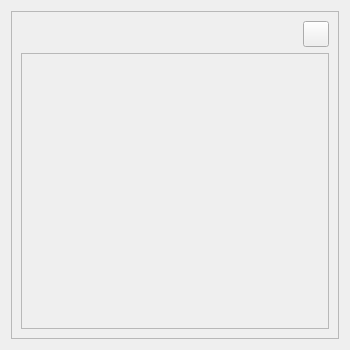
<?xml version="1.0" encoding="UTF-8"?>
<ui version="4.0">
 <class>Form</class>
 <widget class="QWidget" name="Form">
  <property name="geometry">
   <rect>
    <x>0</x>
    <y>0</y>
    <width>350</width>
    <height>350</height>
   </rect>
  </property>
  <property name="minimumSize">
   <size>
    <width>350</width>
    <height>350</height>
   </size>
  </property>
  <property name="maximumSize">
   <size>
    <width>350</width>
    <height>350</height>
   </size>
  </property>
  <property name="windowTitle">
   <string>Form</string>
  </property>
  <layout class="QVBoxLayout" name="verticalLayout">
   <item>
    <widget class="QFrame" name="running_main_frame">
     <property name="frameShape">
      <enum>QFrame::StyledPanel</enum>
     </property>
     <property name="frameShadow">
      <enum>QFrame::Raised</enum>
     </property>
     <layout class="QVBoxLayout" name="verticalLayout_2">
      <item>
       <layout class="QHBoxLayout" name="horizontalLayout">
        <item>
         <widget class="QLabel" name="running_asset_number_label">
          <property name="text">
           <string/>
          </property>
         </widget>
        </item>
        <item>
         <widget class="QPushButton" name="running_close_pushButton">
          <property name="minimumSize">
           <size>
            <width>26</width>
            <height>26</height>
           </size>
          </property>
          <property name="maximumSize">
           <size>
            <width>26</width>
            <height>26</height>
           </size>
          </property>
          <property name="text">
           <string/>
          </property>
          <property name="iconSize">
           <size>
            <width>14</width>
            <height>14</height>
           </size>
          </property>
         </widget>
        </item>
       </layout>
      </item>
      <item>
       <widget class="QScrollArea" name="running_scrollArea">
        <property name="verticalScrollBarPolicy">
         <enum>Qt::ScrollBarAlwaysOff</enum>
        </property>
        <property name="horizontalScrollBarPolicy">
         <enum>Qt::ScrollBarAlwaysOff</enum>
        </property>
        <property name="widgetResizable">
         <bool>true</bool>
        </property>
        <widget class="QWidget" name="scrollAreaWidgetContents">
         <property name="geometry">
          <rect>
           <x>0</x>
           <y>0</y>
           <width>302</width>
           <height>267</height>
          </rect>
         </property>
         <layout class="QVBoxLayout" name="running_items_layout">
          <property name="spacing">
           <number>2</number>
          </property>
          <property name="leftMargin">
           <number>3</number>
          </property>
          <property name="topMargin">
           <number>3</number>
          </property>
          <property name="rightMargin">
           <number>3</number>
          </property>
          <property name="bottomMargin">
           <number>3</number>
          </property>
          <item>
           <spacer name="verticalSpacer">
            <property name="orientation">
             <enum>Qt::Vertical</enum>
            </property>
            <property name="sizeHint" stdset="0">
             <size>
              <width>20</width>
              <height>40</height>
             </size>
            </property>
           </spacer>
          </item>
         </layout>
        </widget>
       </widget>
      </item>
     </layout>
    </widget>
   </item>
  </layout>
 </widget>
 <resources/>
 <connections>
  <connection>
   <sender>running_close_pushButton</sender>
   <signal>clicked()</signal>
   <receiver>Form</receiver>
   <slot>close()</slot>
   <hints>
    <hint type="sourcelabel">
     <x>312</x>
     <y>36</y>
    </hint>
    <hint type="destinationlabel">
     <x>174</x>
     <y>174</y>
    </hint>
   </hints>
  </connection>
 </connections>
</ui>
